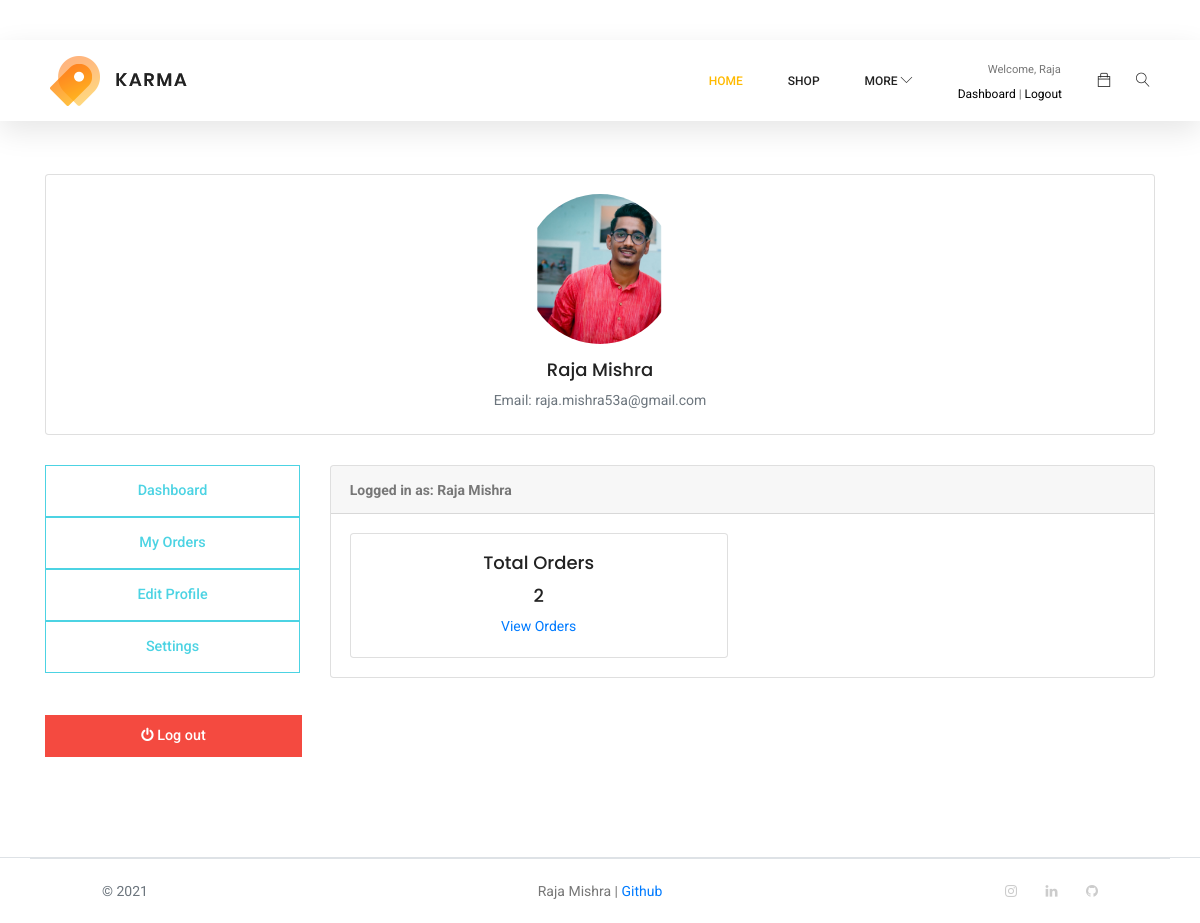
The app's page /accounts/dashboard/ (signed in) with its own data.
### accounts/models.py (models this page shows, shortened)
class Accounts(AbstractBaseUser):
    first_name = models.CharField(max_length=50)
    last_name = models.CharField(max_length=50)
    username = models.CharField(max_length=50, unique=True)
    email = models.EmailField(max_length=100, unique=True)
    date_joined = models.DateTimeField(auto_now_add=True)
    last_login = models.DateTimeField(auto_now_add=True)
    is_admin = models.BooleanField(default=False)
    is_staff = models.BooleanField(default=False)
    is_active = models.BooleanField(default=False)
    is_superadmin = models.BooleanField(default=False)
    USERNAME_FIELD = 'email'
    REQUIRED_FIELDS = ['username','first_name','last_name']
    objects = MyAccountManager()
    class Meta:
        verbose_name = 'Account'
        verbose_name_plural = 'Accounts'
    def full_name(self):
        return f'{self.first_name} {self.last_name}'

class UserProfile(models.Model):
    user = models.OneToOneField(Accounts, on_delete=models.CASCADE)
    address_line_1 = models.CharField(blank=True, max_length=100)
    address_line_2 = models.CharField(blank=True, max_length=100)
    profile_picture = models.ImageField(blank=True, upload_to='userProfile/')
    city = models.CharField(blank=True, max_length=20)
    state = models.CharField(blank=True, max_length=20)
    country = models.CharField(blank=True, max_length=20)

### accounts/views.py (the view)
# urls.py: path('dashboard/', views.dashboard,name='dashboard'),
@login_required(login_url = 'login')
def dashboard(request):
    userprofile=get_object_or_404(UserProfile,user=request.user)
    orders = Order.objects.order_by('-created_at').filter(user_id=request.user.id, is_ordered=True)
    orders_count = orders.count()
    context = {
        'orders_count':orders_count,
        'userprofile':userprofile,
    }
    return render(request, 'accounts/dashboard.html', context)

### carts/context_processors.py (called while the page is built)
def cart_count(request):
    count = 0
    if 'admin' in request.path:
        return {}
    else:
        try:
            cart = Cart.objects.filter(cart_id=_session_id(request))
            if request.user.is_authenticated:
                cart_items = CartItem.objects.all().filter(user=request.user)
            else:
                cart_items = CartItem.objects.all().filter(cart=cart[:1])
            for cart_item in cart_items:
                count += cart_item.quantity
        except Cart.DoesNotExist:
            count = 0
    return dict(count=count)

### carts/views.py (called while the page is built)
def _session_id(request):
    cart_id = request.session.session_key
    if not cart_id:
        cart_id = request.session.create()
    return cart_id

### category/context_processor.py (called while the page is built)
def menu_links(request):
    links = Category.objects.all()
    return dict(links=links)

### category/models.py (called while the page is built)
    def get_url(self):
            return reverse('products_by_category',args=[self.slug])

### templates/accounts/dashboard.html (shortened to what this page needs)
{% extends 'base.html' %}
{% load static %}
{% block content %}
<section class="login_box_area section_gap" style="padding-top: 150px;">
    <div class="container">
        <div class="card">
            <div class="card-body">
                <div class="d-flex flex-column align-items-center text-center">
                    <img src="{{userprofile.profile_picture.url}}" alt="Admin" class="rounded-circle"
                        width="150">
                    <div class="mt-3">
                        <h4>{{user.first_name}} {{user.last_name}}</h4>
                        <p class="text-secondary mb-1">Email: {{user.email}}</p>
                    </div>
                </div>
            </div>
        </div>
        <div class="row" style="padding-top: 30px;">
            {% include 'includes/dashboard_sidebar.html' %}
            <main class="col-md-9">
                <article class="card">
                    <header class="card-header">
                        <strong class="d-inline-block mr-3">Logged in as: {{user.full_name}}</strong>
                    </header>
                    <div class="card-body">
                        <div class="row">
                            <div class="col-md-6">
                                <div class="card">
                                    <a href="#">
                                        <div class="card-body" style="text-align: center;">
                                            <h4 class="card-title">Total Orders</h4>
                                            <h4>{{orders_count}}</h4>
                                            <p><a href="{% url 'my_orders' %}">View Orders</a></p>
                                        </div>
                                    </a>
                                </div>
                            </div>
                        </div>
                    </div>
                </article>
            </main>
        </div>
    </div>
</section>
{% endblock %}

### templates/includes/navbar.html (shortened to what this page needs)
{% load static %}
<header class="header_area sticky-header">
    <div class="main_menu">
        <nav class="navbar navbar-expand-lg navbar-light main_box">
            <div class="container" style="padding-left: 20px; padding-right: 20px;">
                <a class="navbar-brand logo_h" href="{% url 'home' %}"><img src="{% static 'img/logo.png' %}" alt=""></a>
                <div class="collapse navbar-collapse offset" id="navbarSupportedContent">
                    <ul class="nav navbar-nav menu_nav ml-auto" style="align-items: center;">
                        <li class="nav-item active"><a class="nav-link" href="{% url 'home' %}">Home</a></li>
                        <li class="nav-item"><a class="nav-link" href="{% url 'shop' %}">Shop</a></li>
                        <li class="nav-item submenu dropdown">
                            <a class="nav-link dropdown-toggle " href="{% url 'shop' %}"  data-toggle="dropdown" role="button" aria-haspopup="true" aria-expanded="false">More  <span class="lnr lnr-chevron-down"></span></i></a>
                            {% if user.id is None %}
                            <li class="nav-item">
                                <div class="post_tag">
                                    <small>Welcome, Guest</small><br>
                                    <div  style="font-size: 12px;">
                                        <a class="cart" href="{% url 'login' %}" style="color: #000000;">Sign in</a>
                                        <span class="dark-transp"> | </span>
                                        <a class="cart" href="{% url 'register' %}" style="color: #000000;">Register</a>
                                    </div>
                                </div>
                            </li>
                            {% else %}
                            <li class="nav-item">
                                <div class="post_tag">
                                    <small style="padding-left: 30px;">Welcome, {{user.first_name}}</small><br>
                                    <div  style="font-size: 12px;">
                                        <a class="cart" href="{% url 'dashboard' %}" style="color: #000000;">Dashboard</a>
                                        <span class="dark-transp"> | </span>
                                        <a class="cart" href="{% url 'logout' %}" style="color: #000000;">Logout</a>
                                    </div>
                                </div>
                            </li>
                            {% endif %}
                        </li>
                    </ul>
                    <ul class="nav navbar-nav navbar-right">
                        <li class="nav-item">
                            <a href="{% url 'cart' %}" class="cart">
                                <span class="ti-bag"></span>
                            </a>
                        </li>
                        <li class="nav-item">
                            <span class="lnr lnr-magnifier" id="search"></span>
                        </li>
                    </ul>
                </div>
            </div>
        </nav>
    </div>
</header>

### static/css/ui.css (style rules this page uses)
html { font-family: "Inter", sans-serif; font-size: 15px; }
article:after, .form-group:after { display: block; clear: both; content: ""; }
p:last-child { margin-bottom: 0; }

### records on screen
Accounts: first_name "Raja", last_name "Mishra", email "raja.mishra53a@gmail.com", full_name "Raja Mishra"
UserProfile: profile_picture (picture)

### other values on screen
{{ orders_count }} "2"
